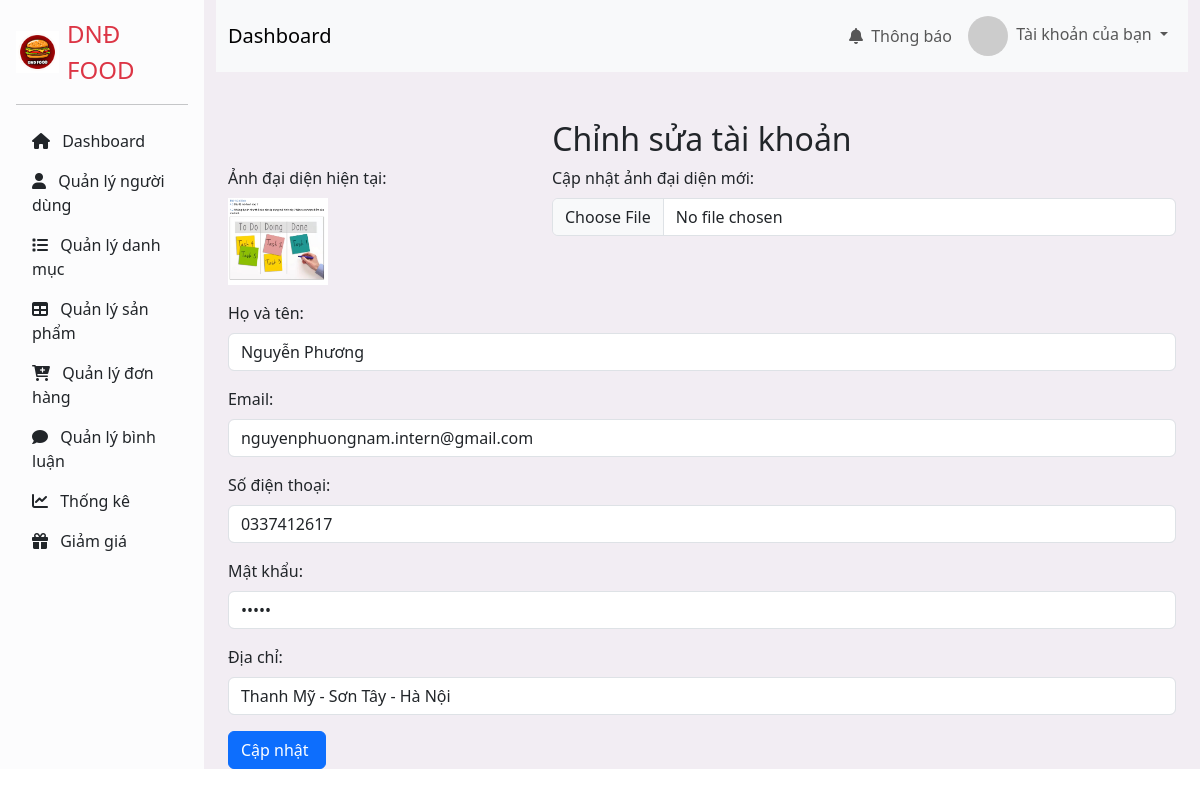
/controller/index.php?act=editAccount&user_id=1 (signed in), run on the app's committed database.
### tables this page shows
CREATE TABLE `users` (
  `user_id` int NOT NULL,
  `email` varchar(255) NOT NULL,
  `password` varchar(255) NOT NULL,
  `phone_number` varchar(20) NOT NULL,
  `address` varchar(255) NOT NULL,
  `full_name` varchar(255) NOT NULL,
  `avatar_url` varchar(255) NOT NULL COMMENT 'ảnh user',
  `role` tinyint NOT NULL DEFAULT '0' COMMENT 'vai trò của người dùng',
  `status` varchar(20) DEFAULT 'Active' COMMENT 'trạng thái của người dùng'
);

### model/PDO.php (called while the page is built, shortened)
<?php
function pdo_get_connection()
{
    $dburl = "mysql:host=localhost;dbname=duan1;charset=utf8";
    $usename = "root";
    $password = "";
    $conn = new PDO($dburl, $usename, $password);
    $conn->setAttribute(PDO::ATTR_ERRMODE, PDO::ERRMODE_EXCEPTION);
    return $conn;
}
function pdo_query_one($sql, $params = [])
{
    try {
        $conn = pdo_get_connection();
        $stmt = $conn->prepare($sql);
        $stmt->execute($params);
        $row = $stmt->fetch(PDO::FETCH_ASSOC);
        return $row;
    } catch (PDOException $e) {
        throw $e;
    } finally {
        unset($conn);
    }
}

### model/account.php (called while the page is built, shortened)
<?php
function select_user_by_id($user_id) {
    $sql = "SELECT * FROM users WHERE user_id = :user_id";
    return pdo_query_one($sql, compact('user_id'));
}

### controller/accountController/editAccount.php (the view, shortened to what this page needs)
<?php
if (isset($user) && is_array($user)) {
    extract($user);
}
?>
<div class="container mt-5">
    <h2 class="text-center">Chỉnh sửa tài khoản</h2>
    <form action="index.php?act=updateAccount" method="post" enctype="multipart/form-data">
        <div class="row mb-3">
            <div class="col-md-4">
                <label for="current_avatar" class="form-label">Ảnh đại diện hiện tại:</label><br>
                <?php if (is_file("../upload/" . $avatar_url)) : ?>
                    <img src="../upload/<?= $avatar_url ?>" alt="Current Avatar" style="max-width: 100px;">
                <?php else : ?>
                    <span>Không có ảnh đại diện</span>
                <?php endif; ?>
            </div>
            <div class="col-md-8">
                <label for="avatar_url" class="form-label">Cập nhật ảnh đại diện mới:</label>
                <input type="file" class="form-control" id="avatar_url" name="avatar_url">
            </div>
        </div>
        <div class="mb-3">
            <label for="full_name" class="form-label">Họ và tên:</label>
            <input type="text" class="form-control" id="full_name" name="full_name" value="<?= $full_name ?>">
        </div>
        <div class="mb-3">
            <label for="email" class="form-label">Email:</label>
            <input type="email" class="form-control" id="email" name="email" value="<?= $email ?>">
        </div>
        <div class="mb-3">
            <label for="phone_number" class="form-label">Số điện thoại:</label>
            <input type="text" class="form-control" id="phone_number" name="phone_number" value="<?= $phone_number ?>">
        </div>
        <div class="mb-3">
            <label for="password" class="form-label">Mật khẩu:</label>
            <input type="password" class="form-control" id="password" name="password" value="<?= $password ?>">
        </div>
        <div class="mb-3">
            <label for="address" class="form-label">Địa chỉ:</label>
            <input type="text" class="form-control" id="address" name="address" value="<?= $address ?>">
        </div>
        <a href="index.php?act=listAccount"> <input type="submit" class="btn btn-primary" value="Cập nhật "></a>
    </form>
</div>

### data on the page
users: avatar_url (picture), full_name "Nguyễn Phương", email "nguyenphuongnam.intern@gmail.com", phone_number "0337412617", address "Thanh Mỹ - Sơn Tây - Hà Nội"
